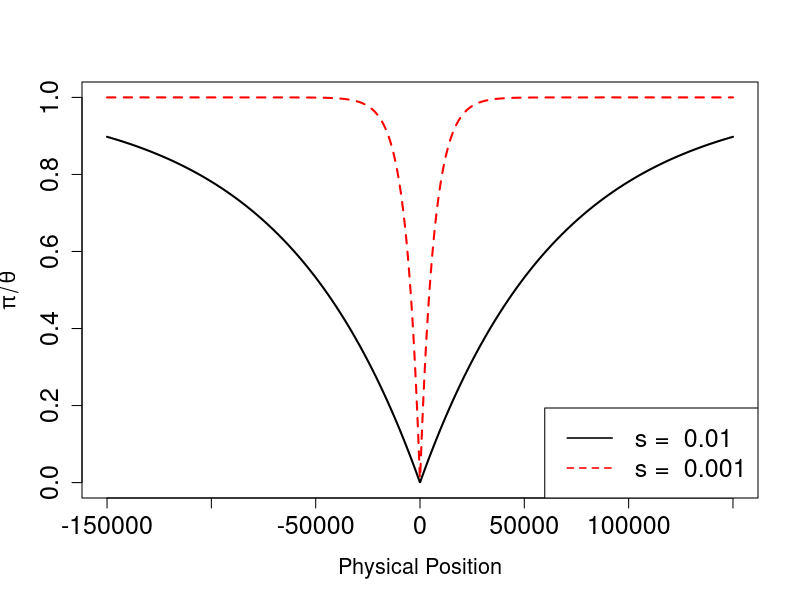

Recreate this plot in R.
fig.direct="~/Dropbox/Courses/PBGG_Core/Popgen_teaching_Notes/Figs/"


s=c(0.01,0.001)
ne=1000
r=1E-8

tau<-function(s,ne){2*log(2*ne)/s}
physical.pos<-seq(-150e3,150e3,length=2000)
rec.dist<-abs(physical.pos)*r
plot(physical.pos,(1-exp(-rec.dist*tau(s[1],ne))),ylim=c(0,1),typ="l",lwd=2,xlab="Physical Position",ylab=expression(pi/theta),cex.axis=1.5,cex.lab=1.3)
lines(physical.pos,(1-exp(-rec.dist*tau(s[2],ne))),lty=2,lwd=2,col="red")
legend("bottomright",legend=paste("s = ",s),col=c("black","red"),lty=c(1,2),lwd=1.5,cex=1.5)
dev.copy2eps(file=paste(fig.direct,"hitchhiking_reduction.eps",sep=""))
